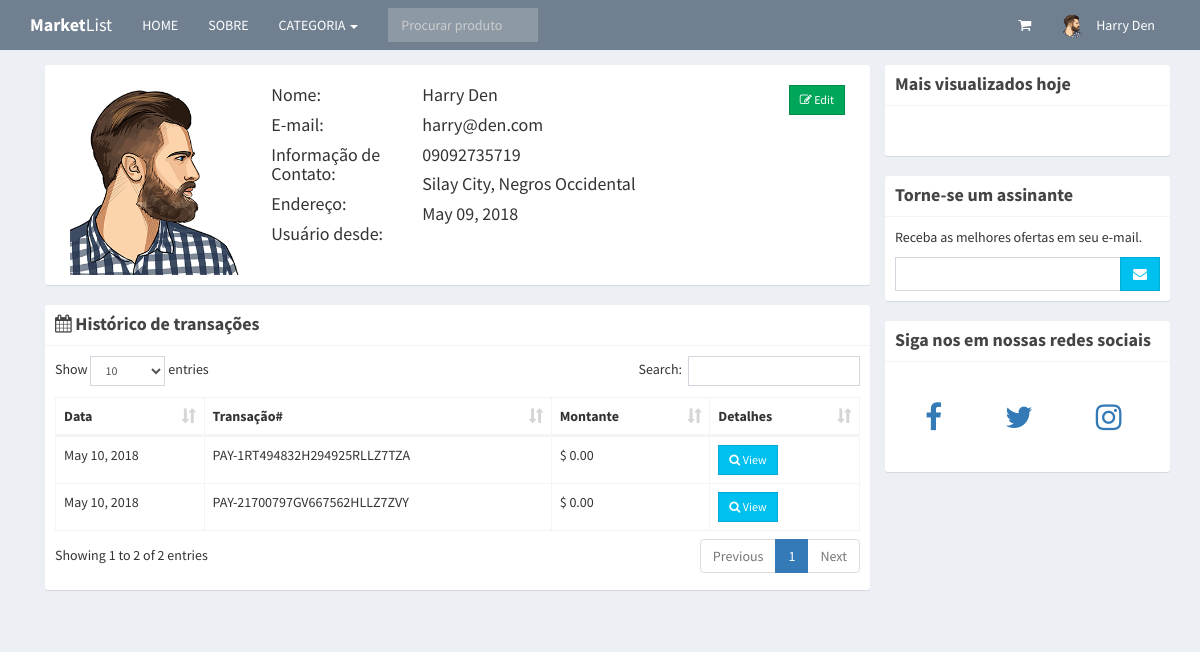
/profile.php (signed in), run on the app's committed database.
### tables this page shows
CREATE TABLE `users` (
  `id` int(11) NOT NULL,
  `email` varchar(200) NOT NULL,
  `password` varchar(60) NOT NULL,
  `type` int(1) NOT NULL,
  `firstname` varchar(50) NOT NULL,
  `lastname` varchar(50) NOT NULL,
  `address` text NOT NULL,
  `contact_info` varchar(100) NOT NULL,
  `photo` varchar(200) NOT NULL,
  `status` int(1) NOT NULL,
  `activate_code` varchar(15) NOT NULL,
  `reset_code` varchar(15) NOT NULL,
  `created_on` date NOT NULL
);

CREATE TABLE `sales` (
  `id` int(11) NOT NULL,
  `user_id` int(11) NOT NULL,
  `pay_id` varchar(50) NOT NULL,
  `sales_date` date NOT NULL
);

### includes/session.php (called while the page is built, shortened)
<?php
	include 'includes/conn.php';
	if(isset($_SESSION['user'])){
		$conn = $pdo->open();
		try{
			$stmt = $conn->prepare("SELECT * FROM users WHERE id=:id");
			$stmt->execute(['id'=>$_SESSION['user']]);
			$user = $stmt->fetch();
		}
		catch(PDOException $e){
			echo "There is some problem in connection: " . $e->getMessage();
		}
	}
?>

### profile.php (the view, shortened to what this page needs)
<?php include 'includes/session.php'; ?>
<?php include 'includes/header.php'; ?>
<body class="hold-transition skin-blue layout-top-nav">
<div class="wrapper">
	<?php include 'includes/navbar.php'; ?>
	  <div class="content-wrapper">
	    <div class="container">
	      <section class="content">
	        <div class="row">
	        	<div class="col-sm-9">
	        		<div class="box box-solid">
	        			<div class="box-body">
	        				<div class="col-sm-3">
	        					<img src="<?php echo (!empty($user['photo'])) ? 'images/'.$user['photo'] : 'images/profile.jpg'; ?>" width="100%">
	        				</div>
	        				<div class="col-sm-9">
	        					<div class="row">
	        						<div class="col-sm-3">
	        							<h4>Nome:</h4>
	        							<h4>E-mail:</h4>
	        							<h4>Informação de Contato:</h4>
	        							<h4>Endereço:</h4>
	        							<h4>Usuário desde:</h4>
	        						</div>
	        						<div class="col-sm-9">
	        							<h4><?php echo $user['firstname'].' '.$user['lastname']; ?>
	        								<span class="pull-right">
	        									<a href="#edit" class="btn btn-success btn-flat btn-sm" data-toggle="modal"><i class="fa fa-edit"></i> Edit</a>
	        								</span>
	        							</h4>
	        							<h4><?php echo $user['email']; ?></h4>
	        							<h4><?php echo (!empty($user['contact_info'])) ? $user['contact_info'] : 'N/a'; ?></h4>
	        							<h4><?php echo (!empty($user['address'])) ? $user['address'] : 'N/a'; ?></h4>
	        							<h4><?php echo date('M d, Y', strtotime($user['created_on'])); ?></h4>
	        						</div>
	        					</div>
	        				</div>
	        			</div>
	        		</div>
	        		<div class="box box-solid">
	        			<div class="box-header with-border">
	        				<h4 class="box-title"><i class="fa fa-calendar"></i> <b>Histórico de transações</b></h4>
	        			</div>
	        			<div class="box-body">
	        				<table class="table table-bordered" id="example1">
	        					<thead>
	        						<th>Data</th>
	        						<th>Transação#</th>
	        						<th>Montante</th>
	        						<th>Detalhes</th>
	        					</thead>
	        					<tbody>
	        					<?php
	        						$conn = $pdo->open();
	        						try{
	        							$stmt = $conn->prepare("SELECT * FROM sales WHERE user_id=:user_id ORDER BY sales_date DESC");
	        							$stmt->execute(['user_id'=>$user['id']]);
	        							foreach($stmt as $row){
	        								$total = 0;
	        								echo "
	        									<tr>
	        										<td class='hidden'></td>
	        										<td>".date('M d, Y', strtotime($row['sales_date']))."</td>
	        										<td>".$row['pay_id']."</td>
	        										<td>&#36; ".number_format($total, 2)."</td>
	        										<td><button class='btn btn-sm btn-flat btn-info transact' data-id='".$row['id']."'><i class='fa fa-search'></i> View</button></td>
	        									</tr>
	        								";
	        							}
	        						}
        							catch(PDOException $e){
										echo "There is some problem in connection: " . $e->getMessage();
									}
	        					?>
	        					</tbody>
	        				</table>
	        			</div>
	        		</div>
	        	</div>
	        	<div class="col-sm-3">
	        		<?php include 'includes/sidebar.php'; ?>
	        	</div>
	        </div>
	      </section>
	    </div>
	  </div>
</div>
</body>
</html>

### includes/navbar.php (shortened to what this page needs)
<header class="main-header">
  <nav class="navbar navbar-static-top">
    <div class="container">
      <div class="navbar-header">
        <a href="index.php" class="navbar-brand"><b>Market</b>List</a>
      </div>
      <div class="collapse navbar-collapse pull-left" id="navbar-collapse">
        <ul class="nav navbar-nav">
          <li><a href="index.php">HOME</a></li>
          <li><a href="about_us.php">SOBRE</a></li>
          <li class="dropdown">
            <a href="#" class="dropdown-toggle" data-toggle="dropdown">CATEGORIA <span class="caret"></span></a>
          </li>
        </ul>
        <form method="POST" class="navbar-form navbar-left" action="search.php">
          <div class="input-group">
              <input type="text" class="form-control" id="navbar-search-input" name="keyword" placeholder="Procurar produto" required>
          </div>
        </form>
      </div>
      <div class="navbar-custom-menu">
        <ul class="nav navbar-nav">
          <li class="dropdown messages-menu">
            <a href="#" class="dropdown-toggle" data-toggle="dropdown">
              <i class="fa fa-shopping-cart"></i>
            </a>
          </li>
          <?php
            if(isset($_SESSION['user'])){
              $image = (!empty($user['photo'])) ? 'images/'.$user['photo'] : 'images/profile.jpg';
              echo '
                <li class="dropdown user user-menu">
                  <a href="#" class="dropdown-toggle" data-toggle="dropdown">
                    <img src="'.$image.'" class="user-image" alt="User Image">
                    <span class="hidden-xs">'.$user['firstname'].' '.$user['lastname'].'</span>
                  </a>
                  <ul class="dropdown-menu">
                    <li class="user-header">
                      <img src="'.$image.'" class="img-circle" alt="User Image">
                      <p>
                        '.$user['firstname'].' '.$user['lastname'].'
                        <small>Member since '.date('M. Y', strtotime($user['created_on'])).'</small>
                      </p>
                    </li>
                    <li class="user-footer">
                      <div class="pull-left">
                        <a href="profile.php" class="btn btn-default btn-flat">Profile</a>
                      </div>
                      <div class="pull-right">
                        <a href="logout.php" class="btn btn-default btn-flat">Sign out</a>
                      </div>
                    </li>
                  </ul>
                </li>
              ';
            }
            else{
              echo "
                <li><a href='login.php'>Login</a></li>
                <li><a href='signup.php'>Novo Cadastro</a></li>
              ";
            }
          ?>
        </ul>
      </div>
    </div>
  </nav>
</header>

### includes/header.php (style rules this page uses)
@media (min-width: 768px) { #navbar-search-input { width: 60px; } }
@media (min-width: 992px) { #navbar-search-input { width: 150px; } }

### data on the page
users: photo (picture), firstname "Harry", lastname "Den", email "harry@den.com", contact_info "09092735719", address "Silay City, Negros Occidental", created_on "May 09, 2018"
sales: sales_date "May 10, 2018", pay "PAY-1RT494832H294925RLLZ7TZA", total "0.00"
sales: sales_date "May 10, 2018", pay "PAY-21700797GV667562HLLZ7ZVY", total "0.00"
